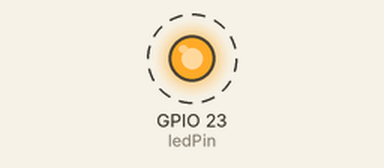
Bench run of a program on a simulated Raspberry Pi (BCM pin numbers). Parts: output pins drawn as LEDs (lit = HIGH). Dashed ring = blinking. What the program prints to the terminal is not drawn.

Above: at 0.5 s.
Timing chart, 0 to 4.6 s (numbered marks = the images above):
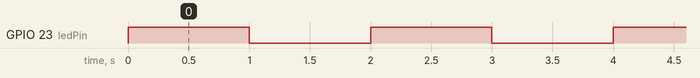

The program:

blink.py
```python
# External module imports
import RPi.GPIO as GPIO
import time

# Pin Definitons:
ledPin = 23 # Broadcom pin 23 (P1 pin 16)

# Pin Setup:
GPIO.setmode(GPIO.BCM) # Broadcom pin-numbering scheme
GPIO.setup(ledPin, GPIO.OUT) # LED pin set as output

# Initial state for LEDs:
GPIO.output(ledPin, GPIO.LOW)

print("Here we go! Press CTRL+C to exit")
try:
    while 1:
        GPIO.output(ledPin, GPIO.HIGH)
        time.sleep(1.0)
        GPIO.output(ledPin, GPIO.LOW)
        time.sleep(1.0)

except KeyboardInterrupt: # If CTRL+C is pressed, exit cleanly:
    GPIO.output(ledPin, GPIO.LOW)
    GPIO.cleanup() # cleanup all GPIO
```

Measured:
- by itself, GPIO 23 (ledPin): alternates HIGH for 1.0 s and LOW for 1.0 s
